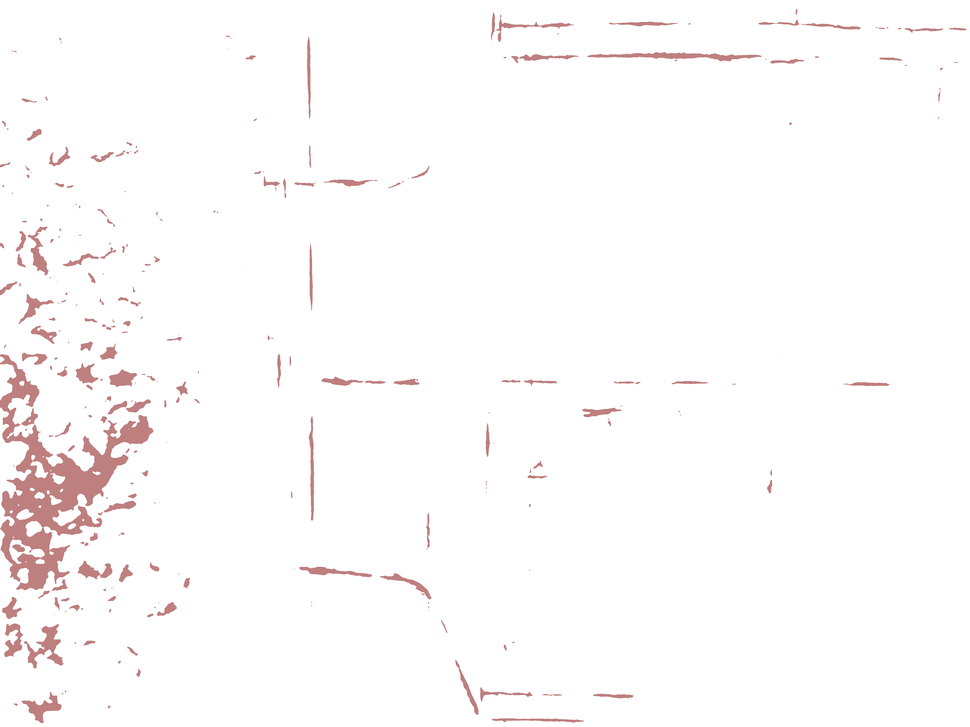
#> input picture masks/red_mask.png, 970 x 727 px, shrunk from 4056 x 3040 before the run
$ python red23connected_components.py
#> lines starting #> are read from the running program, lines starting #| are printed output that depends on the picture
#!.conda/bin/python
import numpy as np
from skimage.measure import label, regionprops
from PIL import Image, ImageDraw

# Load the red mask image
red_mask_image_path = './masks/red_mask.png'
red_mask = Image.open(red_mask_image_path)
#> red_mask is the input picture: PIL image 970x727 RGBA; mean R, G, B, A 6.7, 0, 0, 4.1

# Convert to numpy array and get the alpha channel as the mask
red_mask_np = np.array(red_mask)
alpha_channel = red_mask_np[:, :, 3]  # Assuming the alpha channel is the last one
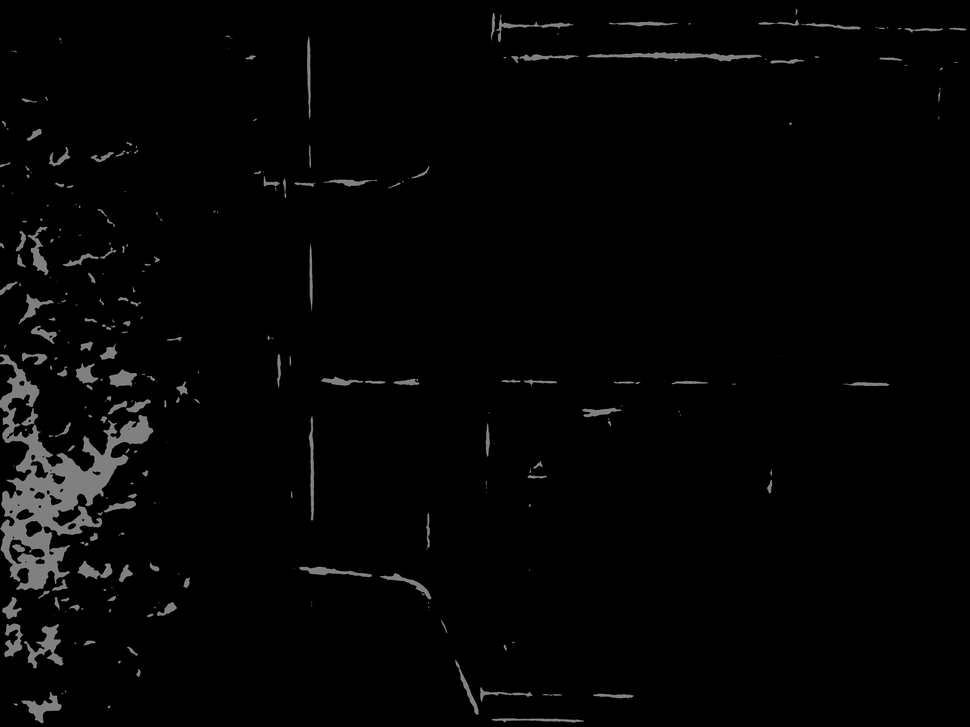
#> alpha_channel: shape (727, 970); min 0, max 158, mean 4.1

# Label connected components
labeled_mask = label(alpha_channel)
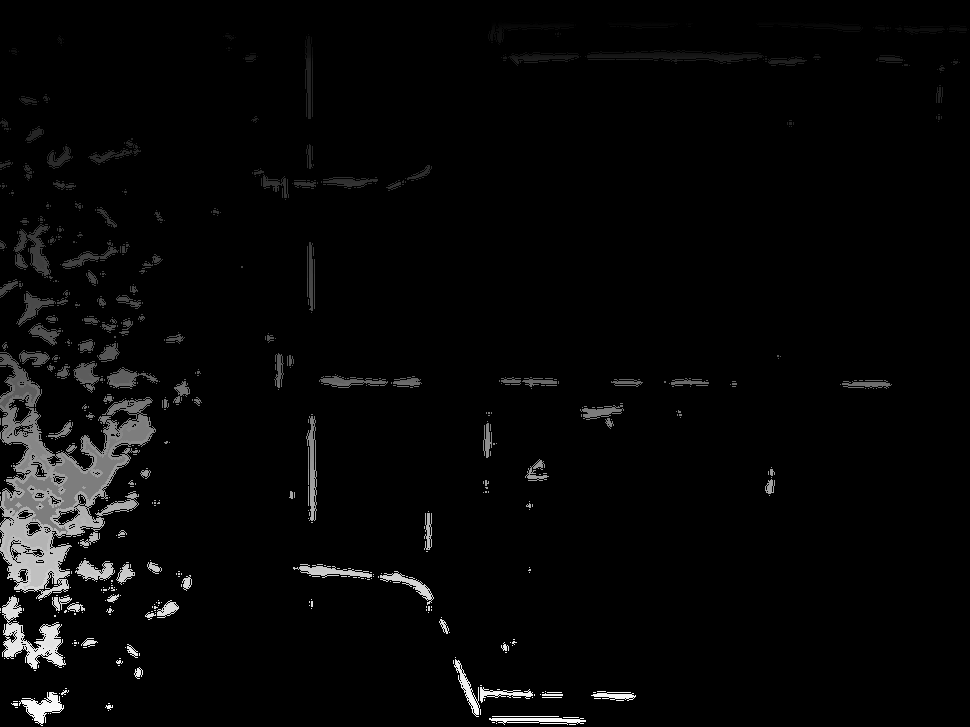
#> labeled_mask: shape (727, 970) int64; min 0, max 23673, mean 646.4; drawn with min black and max white

# Analyze properties of labeled regions
regions = regionprops(labeled_mask)
#> regions = 23673 regions

# Placeholder for categorized cracks
vertical_cracks = []
horizontal_cracks = []
diagonal_cracks = []

# Classify based on orientation and aspect ratio
for props in regions:
    y0, x0, y1, x1 = props.bbox
    region_height = y1 - y0
    region_width = x1 - x0
    aspect_ratio = region_width / float(region_height)

    # Store the coordinates of the region (connected component) instead of the bounding box
    if aspect_ratio > 2:
        horizontal_cracks.extend(props.coords)
    elif aspect_ratio < 0.5:
        vertical_cracks.extend(props.coords)
    else:
        # Diagonal classification can be refined as needed
        orientation = props.orientation
        if -np.pi/4 <= orientation <= np.pi/4:
            horizontal_cracks.extend(props.coords)
        else:
            diagonal_cracks.extend(props.coords)
#> this loop made 23673 passes
#> (y0, x0, y1, x1, region_height, region_width, aspect_ratio, orientation) on passes 1 to 12: (6, 796, 7, 797, 1, 1, 1, -0.785), (8, 795, 9, 796, 1, 1, 1, -0.785), (8, 796, 9, 797, 1, 1, 1, -0.785), (9, 795, 10, 796, 1, 1, 1, -0.785), (9, 796, 10, 797, 1, 1, 1, -0.785), (9, 797, 10, 798, 1, 1, 1, -0.785), (9, 799, 10, 800, 1, 1, 1, -0.785), (10, 493, 11, 494, 1, 1, 1, -0.785), (10, 793, 11, 794, 1, 1, 1, -0.785), (10, 795, 11, 796, 1, 1, 1, -0.785), (10, 796, 11, 797, 1, 1, 1, -0.785), (10, 797, 11, 798, 1, 1, 1, -0.785)
#> (y0, x0, y1, x1, region_height, region_width, aspect_ratio) on passes 14, 43, 84, 85, 86: (11, 793, 14, 794, 3, 1, 0.333), (15, 490, 18, 491, 3, 1, 0.333), (19, 640, 20, 648, 1, 8, 8), (19, 648, 20, 652, 1, 4, 4), (19, 652, 21, 658, 2, 6, 3)

# Function to create and save a mask with the connected components
def save_crack_mask(coords_list, mask_path, image_shape):
    # Create an empty image with transparent background
#> called with mask_path = '3masks/vertical_crack_mask.png', image_shape = (727, 970)
    crack_mask = Image.new('RGBA', (image_shape[1], image_shape[0]), (0, 0, 0, 0))
#> crack_mask: PIL image 970x727 RGBA; every value is 0
    draw = ImageDraw.Draw(crack_mask)

    # Draw each pixel for the classified cracks
    for coord in coords_list:
        draw.point((coord[1], coord[0]), fill=(255, 0, 0, 255))  # (x, y)
#> this loop made 1505 passes
#> coord on passes 1 to 3: [11, 793], [12, 793], [13, 793]

    # Save the mask
    crack_mask.save(mask_path)
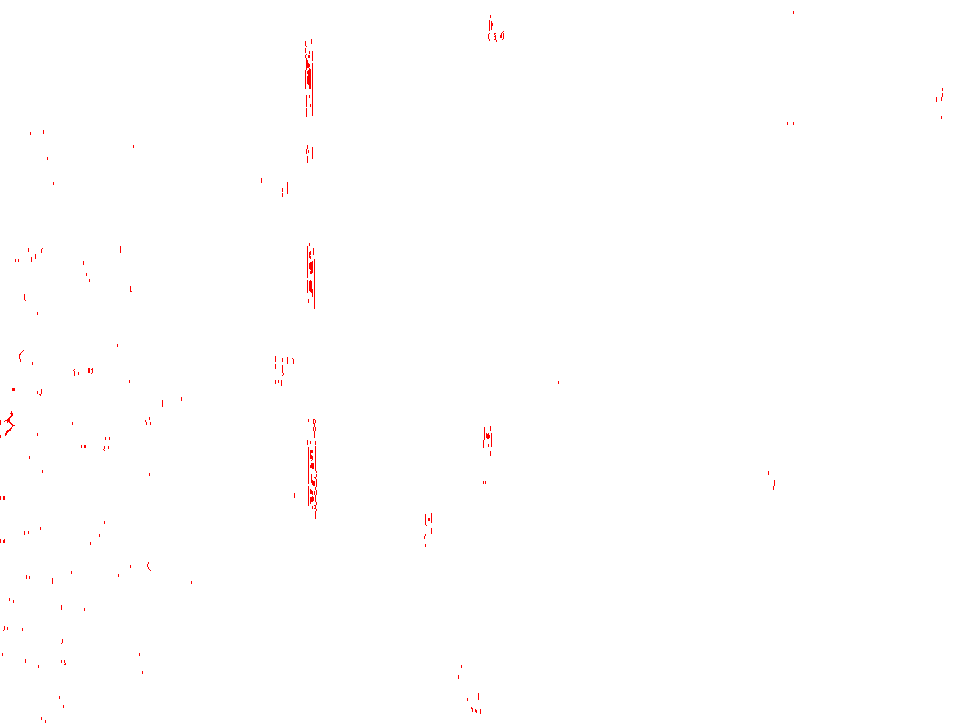
#> saved as vertical_crack_mask.png: PIL image 970x727 RGBA; mean R, G, B, A 0.5, 0, 0, 0.5; transparent parts drawn white

# Image shape needed for mask creation
image_shape = alpha_channel.shape

import os
# Create the directory if it doesn't exist
if not os.path.exists('3masks'):
    os.makedirs('3masks')

# Save masks for each type of crack
save_crack_mask(vertical_cracks, '3masks/vertical_crack_mask.png', image_shape)
save_crack_mask(horizontal_cracks, '3masks/horizontal_crack_mask.png', image_shape)
#> call 2 of save_crack_mask, with mask_path = '3masks/horizontal_crack_mask.png', image_shape = (727, 970)
#> the loop in save_crack_mask (call 2), `for coord in coords_list:` made 27598 passes
#> coord on passes 1 to 3: [6, 796], [8, 795], [8, 796]
#> in save_crack_mask (call 2), `crack_mask.save(mask_path)`:
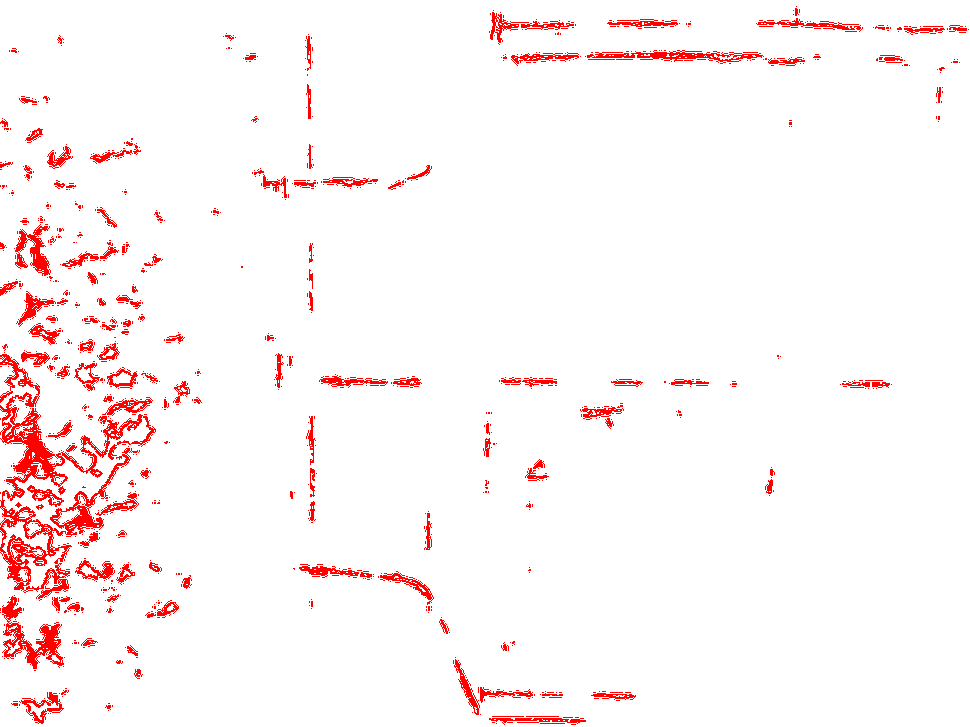
#> saved as horizontal_crack_mask.png: PIL image 970x727 RGBA; mean R, G, B, A 10, 0, 0, 10; transparent parts drawn white
save_crack_mask(diagonal_cracks, '3masks/diagonal_crack_mask.png', image_shape)
#> call 3 of save_crack_mask, with mask_path = '3masks/diagonal_crack_mask.png', image_shape = (727, 970)
#> the loop in save_crack_mask (call 3), `for coord in coords_list:` made 8936 passes
#> coord on passes 1 to 3: [19, 764], [19, 765], [20, 766]
#> in save_crack_mask (call 3), `crack_mask.save(mask_path)`:
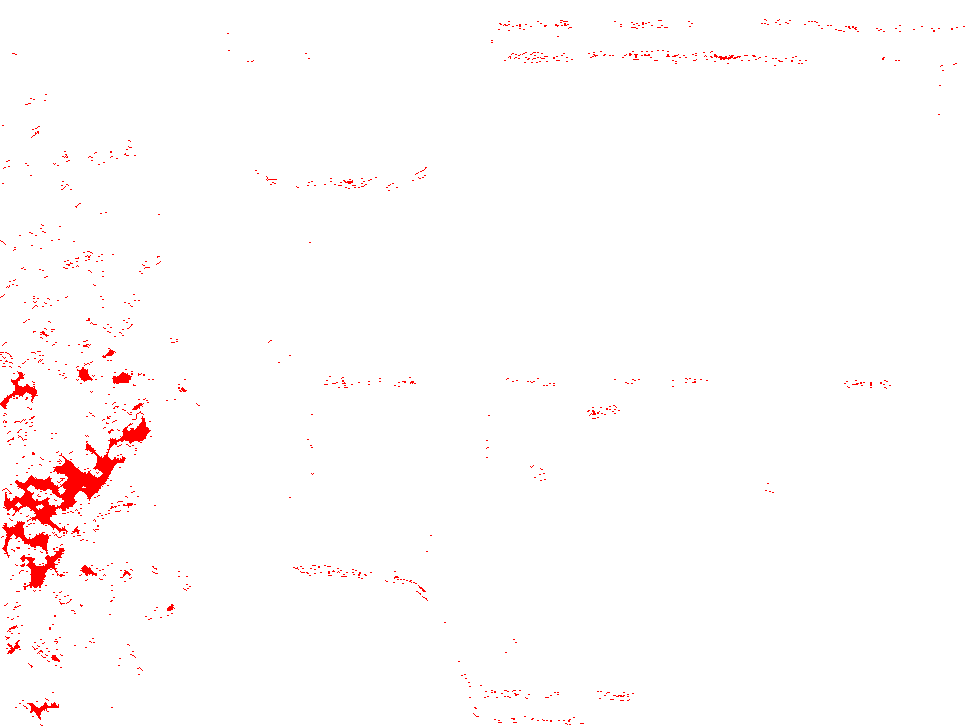
#> saved as diagonal_crack_mask.png: PIL image 970x727 RGBA; mean R, G, B, A 3.2, 0, 0, 3.2; transparent parts drawn white
